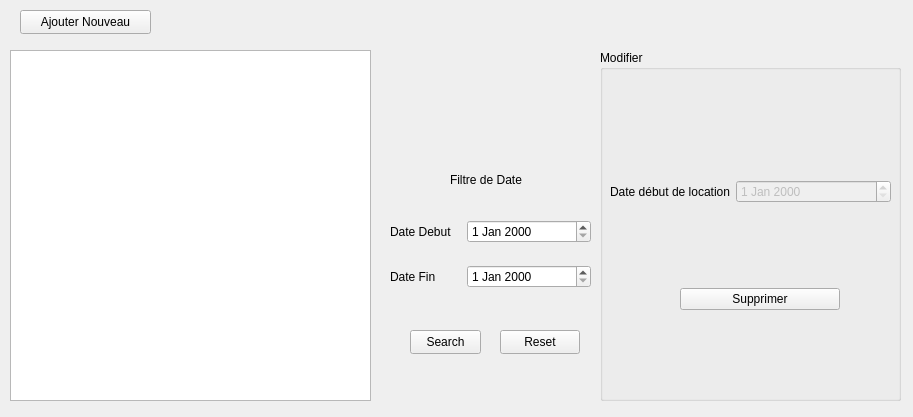
<?xml version="1.0" encoding="UTF-8"?>
<ui version="4.0">
 <class>CalendrierCrud</class>
 <widget class="QWidget" name="CalendrierCrud">
  <property name="geometry">
   <rect>
    <x>0</x>
    <y>0</y>
    <width>913</width>
    <height>417</height>
   </rect>
  </property>
  <property name="windowTitle">
   <string>Form</string>
  </property>
  <widget class="QPushButton" name="ajoutButton">
   <property name="geometry">
    <rect>
     <x>20</x>
     <y>10</y>
     <width>131</width>
     <height>24</height>
    </rect>
   </property>
   <property name="text">
    <string>Ajouter Nouveau</string>
   </property>
  </widget>
  <widget class="QGroupBox" name="modifierBox">
   <property name="enabled">
    <bool>true</bool>
   </property>
   <property name="geometry">
    <rect>
     <x>600</x>
     <y>50</y>
     <width>301</width>
     <height>351</height>
    </rect>
   </property>
   <property name="title">
    <string>Modifier</string>
   </property>
   <widget class="QWidget" name="formLayoutWidget_4">
    <property name="geometry">
     <rect>
      <x>10</x>
      <y>130</y>
      <width>281</width>
      <height>41</height>
     </rect>
    </property>
    <layout class="QFormLayout" name="formLayout_6">
     <property name="verticalSpacing">
      <number>30</number>
     </property>
     <item row="0" column="0">
      <widget class="QLabel" name="label_14">
       <property name="text">
        <string>Date début de location</string>
       </property>
      </widget>
     </item>
     <item row="0" column="1">
      <widget class="QDateEdit" name="dateDebLoc">
       <property name="enabled">
        <bool>false</bool>
       </property>
      </widget>
     </item>
    </layout>
   </widget>
   <widget class="QWidget" name="verticalLayoutWidget_3">
    <property name="geometry">
     <rect>
      <x>80</x>
      <y>190</y>
      <width>160</width>
      <height>119</height>
     </rect>
    </property>
    <layout class="QVBoxLayout" name="verticalLayout_3">
     <property name="spacing">
      <number>10</number>
     </property>
     <item>
      <widget class="QPushButton" name="supprimerButton">
       <property name="text">
        <string>Supprimer</string>
       </property>
      </widget>
     </item>
    </layout>
   </widget>
  </widget>
  <widget class="QTableView" name="tableCalendrier">
   <property name="geometry">
    <rect>
     <x>10</x>
     <y>50</y>
     <width>361</width>
     <height>351</height>
    </rect>
   </property>
   <property name="styleSheet">
    <string notr="true"/>
   </property>
   <property name="selectionMode">
    <enum>QAbstractItemView::SingleSelection</enum>
   </property>
   <property name="selectionBehavior">
    <enum>QAbstractItemView::SelectRows</enum>
   </property>
   <property name="sortingEnabled">
    <bool>true</bool>
   </property>
   <attribute name="horizontalHeaderShowSortIndicator" stdset="0">
    <bool>true</bool>
   </attribute>
   <attribute name="verticalHeaderVisible">
    <bool>false</bool>
   </attribute>
  </widget>
  <widget class="QLabel" name="label">
   <property name="geometry">
    <rect>
     <x>450</x>
     <y>170</y>
     <width>75</width>
     <height>20</height>
    </rect>
   </property>
   <property name="text">
    <string>Filtre de Date</string>
   </property>
  </widget>
  <widget class="QWidget" name="formLayoutWidget">
   <property name="geometry">
    <rect>
     <x>390</x>
     <y>220</y>
     <width>201</width>
     <height>91</height>
    </rect>
   </property>
   <layout class="QFormLayout" name="formLayout">
    <property name="horizontalSpacing">
     <number>15</number>
    </property>
    <property name="verticalSpacing">
     <number>22</number>
    </property>
    <item row="0" column="0">
     <widget class="QLabel" name="label_2">
      <property name="text">
       <string>Date Debut</string>
      </property>
     </widget>
    </item>
    <item row="0" column="1">
     <widget class="QDateEdit" name="DateSearchDeb"/>
    </item>
    <item row="1" column="0">
     <widget class="QLabel" name="label_3">
      <property name="text">
       <string>Date Fin</string>
      </property>
     </widget>
    </item>
    <item row="1" column="1">
     <widget class="QDateEdit" name="dateSearchFin"/>
    </item>
   </layout>
  </widget>
  <widget class="QPushButton" name="searchButton">
   <property name="geometry">
    <rect>
     <x>410</x>
     <y>330</y>
     <width>71</width>
     <height>24</height>
    </rect>
   </property>
   <property name="text">
    <string>Search</string>
   </property>
  </widget>
  <widget class="QPushButton" name="resetButton">
   <property name="geometry">
    <rect>
     <x>500</x>
     <y>330</y>
     <width>80</width>
     <height>24</height>
    </rect>
   </property>
   <property name="text">
    <string>Reset</string>
   </property>
  </widget>
 </widget>
 <resources/>
 <connections/>
</ui>
